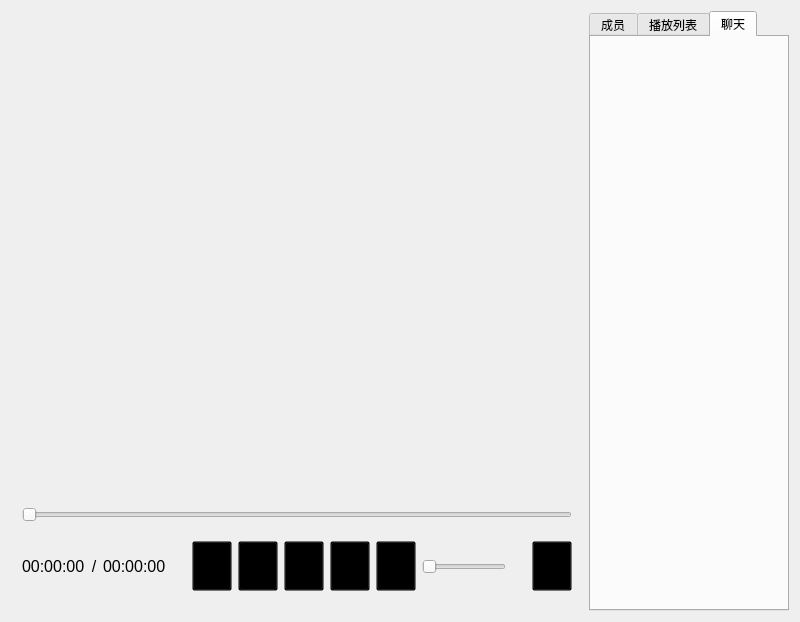
<?xml version="1.0" encoding="UTF-8"?>
<ui version="4.0">
 <class>Widget</class>
 <widget class="QWidget" name="Widget">
  <property name="windowModality">
   <enum>Qt::WindowModal</enum>
  </property>
  <property name="geometry">
   <rect>
    <x>0</x>
    <y>0</y>
    <width>800</width>
    <height>618</height>
   </rect>
  </property>
  <property name="sizePolicy">
   <sizepolicy hsizetype="Expanding" vsizetype="Expanding">
    <horstretch>0</horstretch>
    <verstretch>0</verstretch>
   </sizepolicy>
  </property>
  <property name="windowTitle">
   <string>Widget</string>
  </property>
  <layout class="QGridLayout" name="gridLayout">
   <item row="2" column="0">
    <widget class="QWidget" name="widget_operate" native="true">
     <property name="minimumSize">
      <size>
       <width>0</width>
       <height>100</height>
      </size>
     </property>
     <property name="maximumSize">
      <size>
       <width>16777215</width>
       <height>120</height>
      </size>
     </property>
     <layout class="QGridLayout" name="gridLayout_2">
      <item row="0" column="0">
       <widget class="QSlider" name="slider_allTime">
        <property name="sizePolicy">
         <sizepolicy hsizetype="Expanding" vsizetype="Fixed">
          <horstretch>0</horstretch>
          <verstretch>0</verstretch>
         </sizepolicy>
        </property>
        <property name="minimumSize">
         <size>
          <width>550</width>
          <height>25</height>
         </size>
        </property>
        <property name="maximumSize">
         <size>
          <width>16777215</width>
          <height>25</height>
         </size>
        </property>
        <property name="font">
         <font>
          <kerning>true</kerning>
         </font>
        </property>
        <property name="cursor">
         <cursorShape>OpenHandCursor</cursorShape>
        </property>
        <property name="maximum">
         <number>100</number>
        </property>
        <property name="orientation">
         <enum>Qt::Horizontal</enum>
        </property>
        <property name="invertedControls">
         <bool>false</bool>
        </property>
        <property name="tickPosition">
         <enum>QSlider::NoTicks</enum>
        </property>
       </widget>
      </item>
      <item row="1" column="0">
       <layout class="QHBoxLayout" name="layout_operate_h">
        <property name="sizeConstraint">
         <enum>QLayout::SetMinAndMaxSize</enum>
        </property>
        <item>
         <widget class="QLabel" name="label_allTime">
          <property name="sizePolicy">
           <sizepolicy hsizetype="Fixed" vsizetype="Fixed">
            <horstretch>0</horstretch>
            <verstretch>0</verstretch>
           </sizepolicy>
          </property>
          <property name="font">
           <font>
            <pointsize>12</pointsize>
           </font>
          </property>
          <property name="text">
           <string>00:00:00</string>
          </property>
         </widget>
        </item>
        <item>
         <widget class="QLabel" name="label_slash">
          <property name="enabled">
           <bool>true</bool>
          </property>
          <property name="sizePolicy">
           <sizepolicy hsizetype="Fixed" vsizetype="Fixed">
            <horstretch>0</horstretch>
            <verstretch>0</verstretch>
           </sizepolicy>
          </property>
          <property name="font">
           <font>
            <pointsize>12</pointsize>
           </font>
          </property>
          <property name="text">
           <string>/</string>
          </property>
          <property name="alignment">
           <set>Qt::AlignCenter</set>
          </property>
         </widget>
        </item>
        <item>
         <widget class="QLabel" name="label_currentTime">
          <property name="sizePolicy">
           <sizepolicy hsizetype="Fixed" vsizetype="Fixed">
            <horstretch>0</horstretch>
            <verstretch>0</verstretch>
           </sizepolicy>
          </property>
          <property name="font">
           <font>
            <pointsize>12</pointsize>
           </font>
          </property>
          <property name="text">
           <string>00:00:00</string>
          </property>
         </widget>
        </item>
        <item>
         <widget class="QWidget" name="widget_operate_space" native="true">
          <property name="sizePolicy">
           <sizepolicy hsizetype="Expanding" vsizetype="Expanding">
            <horstretch>0</horstretch>
            <verstretch>0</verstretch>
           </sizepolicy>
          </property>
         </widget>
        </item>
        <item>
         <widget class="QPushButton" name="btn_stop">
          <property name="sizePolicy">
           <sizepolicy hsizetype="Expanding" vsizetype="Expanding">
            <horstretch>0</horstretch>
            <verstretch>0</verstretch>
           </sizepolicy>
          </property>
          <property name="minimumSize">
           <size>
            <width>35</width>
            <height>35</height>
           </size>
          </property>
          <property name="maximumSize">
           <size>
            <width>50</width>
            <height>50</height>
           </size>
          </property>
          <property name="styleSheet">
           <string notr="true">background-color:transparent;</string>
          </property>
          <property name="text">
           <string/>
          </property>
          <property name="icon">
           <iconset resource="sources.qrc">
            <normaloff>:/iamge/icon/stop.png</normaloff>:/iamge/icon/stop.png</iconset>
          </property>
          <property name="iconSize">
           <size>
            <width>40</width>
            <height>40</height>
           </size>
          </property>
         </widget>
        </item>
        <item>
         <widget class="QPushButton" name="btn_back">
          <property name="sizePolicy">
           <sizepolicy hsizetype="Expanding" vsizetype="Expanding">
            <horstretch>0</horstretch>
            <verstretch>0</verstretch>
           </sizepolicy>
          </property>
          <property name="minimumSize">
           <size>
            <width>35</width>
            <height>35</height>
           </size>
          </property>
          <property name="maximumSize">
           <size>
            <width>50</width>
            <height>50</height>
           </size>
          </property>
          <property name="styleSheet">
           <string notr="true">background-color:transparent;</string>
          </property>
          <property name="text">
           <string/>
          </property>
          <property name="icon">
           <iconset resource="sources.qrc">
            <normaloff>:/iamge/icon/back.png</normaloff>:/iamge/icon/back.png</iconset>
          </property>
          <property name="iconSize">
           <size>
            <width>40</width>
            <height>40</height>
           </size>
          </property>
         </widget>
        </item>
        <item>
         <widget class="QPushButton" name="btn_play">
          <property name="sizePolicy">
           <sizepolicy hsizetype="Expanding" vsizetype="Expanding">
            <horstretch>0</horstretch>
            <verstretch>0</verstretch>
           </sizepolicy>
          </property>
          <property name="minimumSize">
           <size>
            <width>35</width>
            <height>35</height>
           </size>
          </property>
          <property name="maximumSize">
           <size>
            <width>50</width>
            <height>50</height>
           </size>
          </property>
          <property name="styleSheet">
           <string notr="true">background-color:transparent;</string>
          </property>
          <property name="text">
           <string/>
          </property>
          <property name="icon">
           <iconset resource="sources.qrc">
            <normaloff>:/iamge/icon/play.png</normaloff>:/iamge/icon/play.png</iconset>
          </property>
          <property name="iconSize">
           <size>
            <width>40</width>
            <height>40</height>
           </size>
          </property>
         </widget>
        </item>
        <item>
         <widget class="QPushButton" name="btn_next">
          <property name="sizePolicy">
           <sizepolicy hsizetype="Expanding" vsizetype="Expanding">
            <horstretch>0</horstretch>
            <verstretch>0</verstretch>
           </sizepolicy>
          </property>
          <property name="minimumSize">
           <size>
            <width>35</width>
            <height>35</height>
           </size>
          </property>
          <property name="maximumSize">
           <size>
            <width>50</width>
            <height>50</height>
           </size>
          </property>
          <property name="styleSheet">
           <string notr="true">background-color:transparent;</string>
          </property>
          <property name="text">
           <string/>
          </property>
          <property name="icon">
           <iconset resource="sources.qrc">
            <normaloff>:/iamge/icon/next.png</normaloff>:/iamge/icon/next.png</iconset>
          </property>
          <property name="iconSize">
           <size>
            <width>40</width>
            <height>40</height>
           </size>
          </property>
         </widget>
        </item>
        <item>
         <widget class="QPushButton" name="btn_volume">
          <property name="sizePolicy">
           <sizepolicy hsizetype="Expanding" vsizetype="Expanding">
            <horstretch>0</horstretch>
            <verstretch>0</verstretch>
           </sizepolicy>
          </property>
          <property name="minimumSize">
           <size>
            <width>35</width>
            <height>35</height>
           </size>
          </property>
          <property name="maximumSize">
           <size>
            <width>50</width>
            <height>50</height>
           </size>
          </property>
          <property name="styleSheet">
           <string notr="true">background-color:transparent;</string>
          </property>
          <property name="text">
           <string/>
          </property>
          <property name="icon">
           <iconset resource="sources.qrc">
            <normaloff>:/iamge/icon/volumePlay.png</normaloff>:/iamge/icon/volumePlay.png</iconset>
          </property>
          <property name="iconSize">
           <size>
            <width>40</width>
            <height>40</height>
           </size>
          </property>
         </widget>
        </item>
        <item>
         <widget class="QSlider" name="slider_volume">
          <property name="sizePolicy">
           <sizepolicy hsizetype="Fixed" vsizetype="Fixed">
            <horstretch>15</horstretch>
            <verstretch>0</verstretch>
           </sizepolicy>
          </property>
          <property name="orientation">
           <enum>Qt::Horizontal</enum>
          </property>
         </widget>
        </item>
        <item>
         <widget class="QWidget" name="widget_operate_space2" native="true">
          <property name="sizePolicy">
           <sizepolicy hsizetype="Expanding" vsizetype="Expanding">
            <horstretch>0</horstretch>
            <verstretch>0</verstretch>
           </sizepolicy>
          </property>
         </widget>
        </item>
        <item>
         <widget class="QPushButton" name="btn_fullScreen">
          <property name="sizePolicy">
           <sizepolicy hsizetype="Expanding" vsizetype="Expanding">
            <horstretch>0</horstretch>
            <verstretch>0</verstretch>
           </sizepolicy>
          </property>
          <property name="minimumSize">
           <size>
            <width>35</width>
            <height>35</height>
           </size>
          </property>
          <property name="maximumSize">
           <size>
            <width>50</width>
            <height>50</height>
           </size>
          </property>
          <property name="styleSheet">
           <string notr="true">background-color:transparent;</string>
          </property>
          <property name="text">
           <string/>
          </property>
          <property name="icon">
           <iconset resource="sources.qrc">
            <normaloff>:/iamge/icon/fullscreen.png</normaloff>:/iamge/icon/fullscreen.png</iconset>
          </property>
          <property name="iconSize">
           <size>
            <width>40</width>
            <height>40</height>
           </size>
          </property>
         </widget>
        </item>
       </layout>
      </item>
     </layout>
    </widget>
   </item>
   <item row="0" column="1" rowspan="3">
    <widget class="QTabWidget" name="widget_tab">
     <property name="sizePolicy">
      <sizepolicy hsizetype="Preferred" vsizetype="Preferred">
       <horstretch>0</horstretch>
       <verstretch>0</verstretch>
      </sizepolicy>
     </property>
     <property name="minimumSize">
      <size>
       <width>200</width>
       <height>600</height>
      </size>
     </property>
     <property name="maximumSize">
      <size>
       <width>250</width>
       <height>16777215</height>
      </size>
     </property>
     <property name="styleSheet">
      <string notr="true"/>
     </property>
     <property name="currentIndex">
      <number>2</number>
     </property>
     <widget class="QWidget" name="tab_menber">
      <attribute name="title">
       <string>成员</string>
      </attribute>
     </widget>
     <widget class="QWidget" name="tab_list">
      <attribute name="title">
       <string>播放列表</string>
      </attribute>
      <layout class="QGridLayout" name="gridLayout_3">
       <item row="0" column="0">
        <widget class="QListWidget" name="listWidget_play">
         <property name="styleSheet">
          <string notr="true"/>
         </property>
        </widget>
       </item>
       <item row="1" column="0">
        <widget class="QPushButton" name="btn_filePath">
         <property name="text">
          <string>文件夹</string>
         </property>
         <property name="icon">
          <iconset resource="sources.qrc">
           <normaloff>:/iamge/icon/filePath.png</normaloff>:/iamge/icon/filePath.png</iconset>
         </property>
         <property name="iconSize">
          <size>
           <width>22</width>
           <height>22</height>
          </size>
         </property>
        </widget>
       </item>
      </layout>
     </widget>
     <widget class="QWidget" name="tab_chat">
      <attribute name="title">
       <string>聊天</string>
      </attribute>
     </widget>
    </widget>
   </item>
   <item row="1" column="0">
    <widget class="QWidget" name="widget_video" native="true">
     <property name="sizePolicy">
      <sizepolicy hsizetype="Expanding" vsizetype="Expanding">
       <horstretch>0</horstretch>
       <verstretch>0</verstretch>
      </sizepolicy>
     </property>
     <property name="minimumSize">
      <size>
       <width>569</width>
       <height>450</height>
      </size>
     </property>
    </widget>
   </item>
  </layout>
  <zorder>widget_tab</zorder>
  <zorder>widget_operate</zorder>
  <zorder>widget_video</zorder>
 </widget>
 <layoutdefault spacing="6" margin="11"/>
 <resources>
  <include location="sources.qrc"/>
 </resources>
 <connections/>
</ui>
